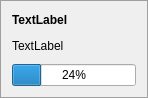
<?xml version="1.0" encoding="UTF-8"?>
<ui version="4.0">
 <class>DownloadWidget</class>
 <widget class="QFrame" name="DownloadWidget">
  <property name="geometry">
   <rect>
    <x>0</x>
    <y>0</y>
    <width>148</width>
    <height>98</height>
   </rect>
  </property>
  <property name="styleSheet">
   <string notr="true">#DownloadWidget {
  background: palette(button);
  border: 1px solid palette(dark);
  margin: 0px;
}</string>
  </property>
  <layout class="QGridLayout" name="m_topLevelLayout">
   <property name="sizeConstraint">
    <enum>QLayout::SetMinAndMaxSize</enum>
   </property>
   <item row="0" column="0">
    <widget class="QLabel" name="m_dstName">
     <property name="styleSheet">
      <string notr="true">font-weight: bold
</string>
     </property>
     <property name="text">
      <string>TextLabel</string>
     </property>
    </widget>
   </item>
   <item row="0" column="1">
    <widget class="QPushButton" name="m_cancelButton">
     <property name="sizePolicy">
      <sizepolicy hsizetype="Fixed" vsizetype="Fixed">
       <horstretch>0</horstretch>
       <verstretch>0</verstretch>
      </sizepolicy>
     </property>
     <property name="styleSheet">
      <string notr="true">QPushButton {
  margin: 1px;
  border: none;
}
QPushButton:pressed {
  margin: none;
  border: 1px solid palette(shadow);
  background: palette(midlight);
}</string>
     </property>
     <property name="flat">
      <bool>false</bool>
     </property>
    </widget>
   </item>
   <item row="1" column="0" colspan="2">
    <widget class="QLabel" name="m_srcUrl">
     <property name="maximumSize">
      <size>
       <width>350</width>
       <height>16777215</height>
      </size>
     </property>
     <property name="styleSheet">
      <string notr="true"/>
     </property>
     <property name="text">
      <string>TextLabel</string>
     </property>
    </widget>
   </item>
   <item row="2" column="0" colspan="2">
    <widget class="QProgressBar" name="m_progressBar">
     <property name="styleSheet">
      <string notr="true">font-size: 12px</string>
     </property>
     <property name="value">
      <number>24</number>
     </property>
    </widget>
   </item>
  </layout>
 </widget>
 <resources/>
 <connections/>
</ui>
